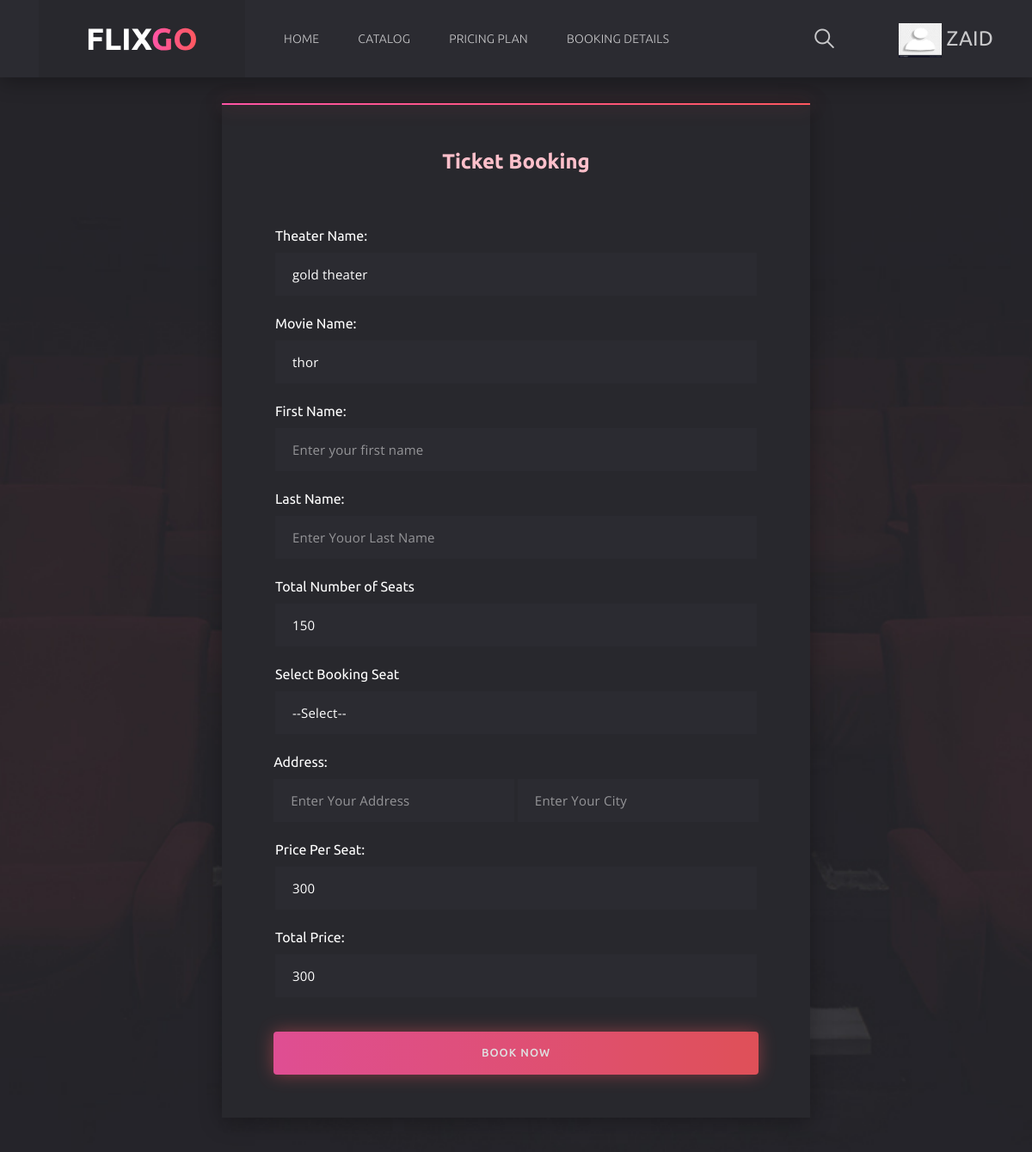
Screenshot of /MainLayout/booking_form.php?BokId=2 (signed in) with the database file from the repository.
### tables this page shows
CREATE TABLE `movie_product` (
  `product_id` int(11) NOT NULL,
  `movie_name` varchar(225) NOT NULL,
  `movie_cast` varchar(225) NOT NULL,
  `movie_release_date` date NOT NULL,
  `movie_category` int(11) NOT NULL,
  `movie_description` varchar(500) NOT NULL,
  `Image` varchar(400) NOT NULL
);

CREATE TABLE `theater` (
  `id` int(11) NOT NULL,
  `name` varchar(225) NOT NULL,
  `screen` varchar(225) NOT NULL,
  `date` date NOT NULL,
  `no_of_seat` int(11) NOT NULL,
  `amount_per_seat` varchar(225) NOT NULL,
  `movie_Product` int(11) NOT NULL
);

### MainLayout/booking_form.php (the view, shortened to what this page needs)
<?php include 'header.php'; ?>
<?php include 'connection.php'; ?>
<?php
$BookId = $_GET['BokId'];
$query = "select * from movie_product Inner join movie_category on movie_category.movie_cat_id = movie_product.movie_category Inner join theater
    on movie_product.product_id = theater.movie_Product where id = '$BookId'";
$res = mysqli_query($con, $query);
$datas = mysqli_fetch_assoc($res);
?>
<div class="sign section--bg" data-bg="img/section/section.jpg">
		<div class="container" style = "margin-top:80px;">
			<div class="row">
				<div class="col-12">
					<div class="sign__content">
						<form action="booking_form.php" class="sign__form" method = "post">
								<h2 style = "color:pink; margin_bottom:52px;"> Ticket Booking </h2>
                                <br>
                                <br>
							<div class="sign__group">
                                <label for="" style = "color:white"> Theater Name:</label> <br>
								<input type="text" class="sign__input"  name = "theater_name" style = "width:560px" value = "<?= $datas[
            'name'
        ] ?>" readonly>
							</div>
                            <div class="sign__group">
                                <label for="" style = "color:white"> Movie Name:</label> <br>
								<input type="text" class="sign__input" name = "movie_name" style = "width:560px" value = "<?= $datas[
            'movie_name'
        ] ?>" readonly>
							</div>
                            <div class="sign__group">
                            <label for="" style = "color:white"> First Name:</label> <br>
								<input type="text" class="sign__input" placeholder="Enter your first name " name = "First_Name" style = "width:560px">
							</div>
                            <div class="sign__group">
                            <label for="" style = "color:white"> Last Name:</label> <br>
								<input type="text" class="sign__input" placeholder="Enter Youor Last Name " name = "Last_Name" style = "width:560px">
							</div>
                            <div class="sign__group">
                            <label for="" style = "color:white"> Total Number of Seats</label> <br>
								<input type="text" class="sign__input"  name = "Num_Seat" style = "width:560px" value = "<?= $datas[
            'no_of_seat'
        ] ?>" readonly>
							</div>
                            <div class="sign__group">
                            	<label for="" style = "color:white"> Select Booking Seat</label> <br>
								<select class="sign__input" id="select_id" name="Select_Seat" style = "width:560px" onchange="val()">
										<option value="" disabled selected>--Select--</option>
								</select>
							</div>
							<div class="sign__group">
                            <label for="" style = "color:white"> Address:</label> <br>
								<input type="text" class="sign__input" placeholder="Enter Your Address" name = "add_1">
                                <input type="text" class="sign__input" placeholder="Enter Your City" name = "add_2">
							</div>
                            <div class="sign__group">
                            <label for="" style = "color:white"> Price Per Seat:</label> <br>
								<input type="text" class="sign__input" id = "seat_price" name = "Price" style = "width:560px" value = "<?= $datas[
            'amount_per_seat'
        ] ?>" readonly>
							</div>
                            <div class="sign__group">
                            <label for="" style = "color:white">Total Price:</label> <br>
								<input type="text" class="sign__input" placeholder="Number of Seat" id= "total_price" name = "T_price" value = "<?= $datas[
            'amount_per_seat'
        ] ?>" readonly style = "width:560px">
							</div>
							<button type = "submit" class="sign__btn" type="button" name = "btn">Book Now</button>
						</form>
					</div>
				</div>
			</div>
		</div>
	</div>

### rows the page displays
movie_product: theater_name "gold theater", movie_name "thor", Num_Seat "150", Price "300", T_price "300"

### other values shown
$_SESSION['db_Name'] "ZAID"
